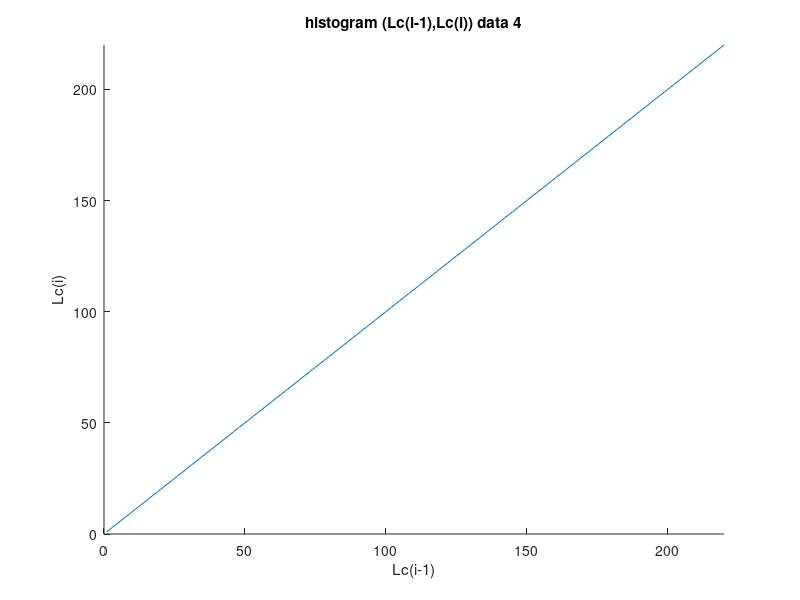

This chart was generated by the following MATLAB code: (Note: this script raises an error after producing the figure.)
addpath('functions')
addpath('functions_ransac')


xlimits = [-10, 200];
ylimits = [-150, 20];

figure
hold on
title('histogram (Lc(i-1),Lc(i)) data 4')
xlim([0,220])
ylim([0,220])
xlabel('Lc(i-1)')
ylabel('Lc(i)')
plot(1:220,1:220)%diagonal

colors = get(gca, 'colororder');

directory = 'data/MAT/data_4/';
maxLcs = 1000;
LcFirsts = zeros(1,maxLcs);
LcSeconds = zeros(1,maxLcs);

i=1;
for filenumber = 136:271
    if filenumber ~= 160 && filenumber ~=162 && filenumber ~=178 && filenumber ~=205 && filenumber ~=258 && filenumber ~=261 && filenumber ~=263
        filename = strcat(directory,'curve_',int2str(filenumber),'.mat')
        Lc = RANSAC_fit_fd(filename, xlimits, ylimits, false);
%         Lc = lsq_fit_fd(filename, xlimits, ylimits,1,false,false);
%         for i=1:length(Lc)-1
%             plot(Lc(i),Lc(i+1),'.','Color',colors(mod(i, 7)+1,:));
%         end
        LcFirsts(i:i+length(Lc)-2) = Lc(1:end-1);
        LcSeconds(i:i+length(Lc)-2) = Lc(2:end);
        i = i + length(Lc)-1;
    end
end
LcFirsts = LcFirsts(1:i-1);
LcSeconds = LcSeconds(1:i-1);
plot(LcFirsts,LcSeconds,'.')



n = 50;
m = 50;
A = sparse(n*m,n*m); % adjacency matrix
posY = linspace(0,220,n);
posX = linspace(0,220,m);
sigma = [5,0;0,3];%TO CHANGE!


% vertical links
for j = 1:m
    for i = j+1:n
        mu = [posX(j); posY(i)];
        
        A(j+n*(j-1),i+n*(j-1)) = MAX - sum(normpdf([LcFirsts;LcSeconds],mu,sigma));%weight inversely prop to node density
    end
end
% horizontal links
for i = 1:n
    for j = 1:i-1
        A(i+n*(j-1),i+n*(i-1)) = 0;
    end
end

